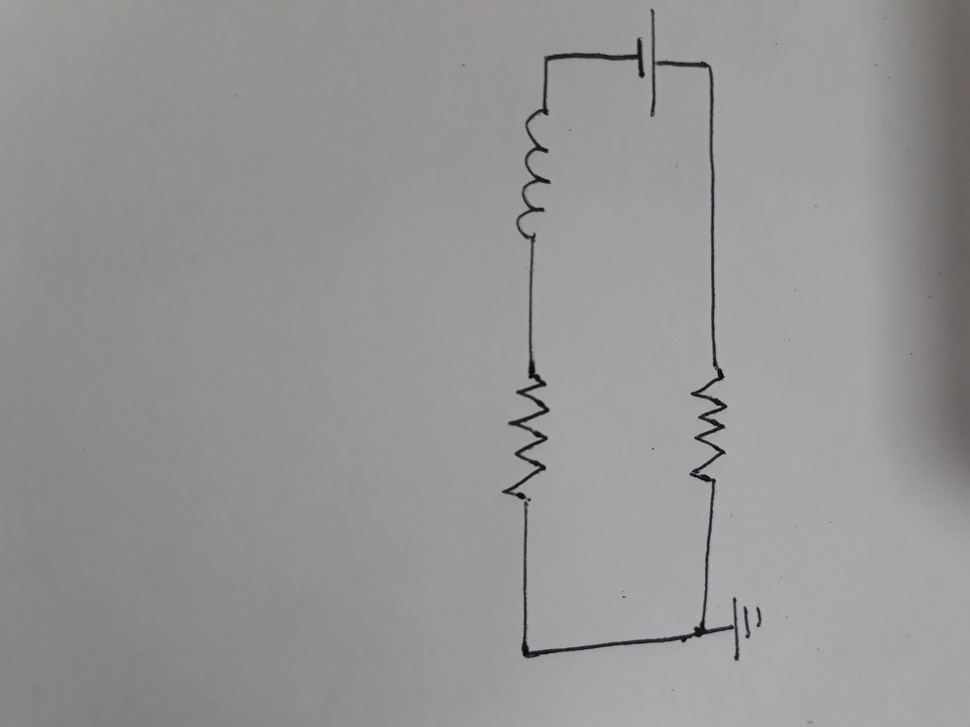
#> input picture step by step/c.jpg, 970 x 727 px, shrunk from 4128 x 3096 before the run
$ python astro_hog_features.py   (older library calls are emulated)
#> lines starting #> are read from the running program, lines starting #| are printed output that depends on the picture
#astro_HOG feature
import matplotlib.pyplot as plt

from skimage.feature import hog
from skimage.color import rgb2gray
from skimage.filters import threshold_isodata
from skimage import data, exposure,io


image = io.imread("c.jpg")
#> image is the input picture: shape (727, 970, 3); mean R, G, B 149.7, 149.2, 149.7

fd, hog_image = hog(image, orientations=8, pixels_per_cell=(2,2),
                    cells_per_block=(1, 1), block_norm = "L2-Hys", visualize=True, multichannel=True)
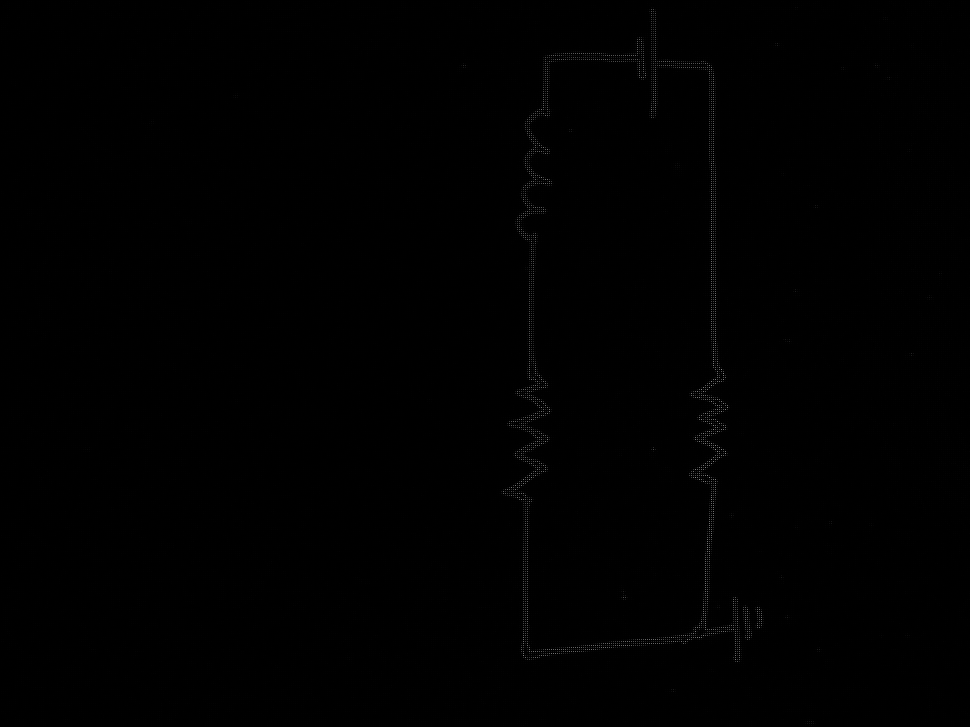
#> hog_image: shape (727, 970) float64; min 0, max 148.9, mean 0.7


print(hog_image.dtype)
#| float64

# Rescale histogram for better display
hog_image_rescaled = exposure.rescale_intensity(hog_image, in_range=(0, 10))
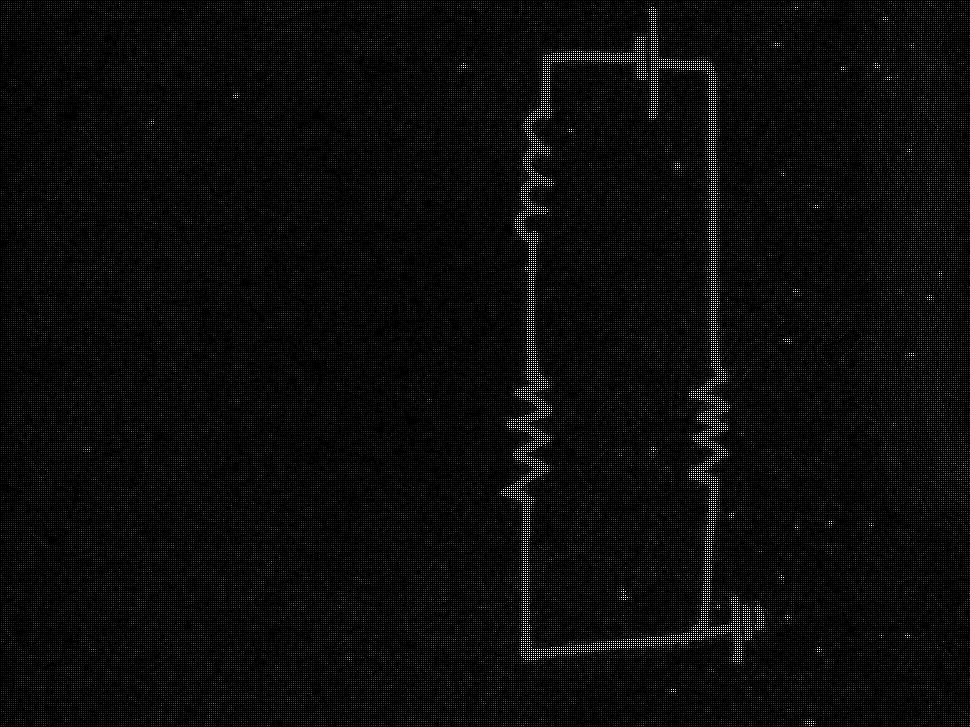
#> hog_image_rescaled: shape (727, 970) float64; min 0, max 1, mean 0.0414

print(hog_image_rescaled.dtype)
#| float64

io.imshow(hog_image_rescaled, cmap=plt.cm.gray)
io.show()
